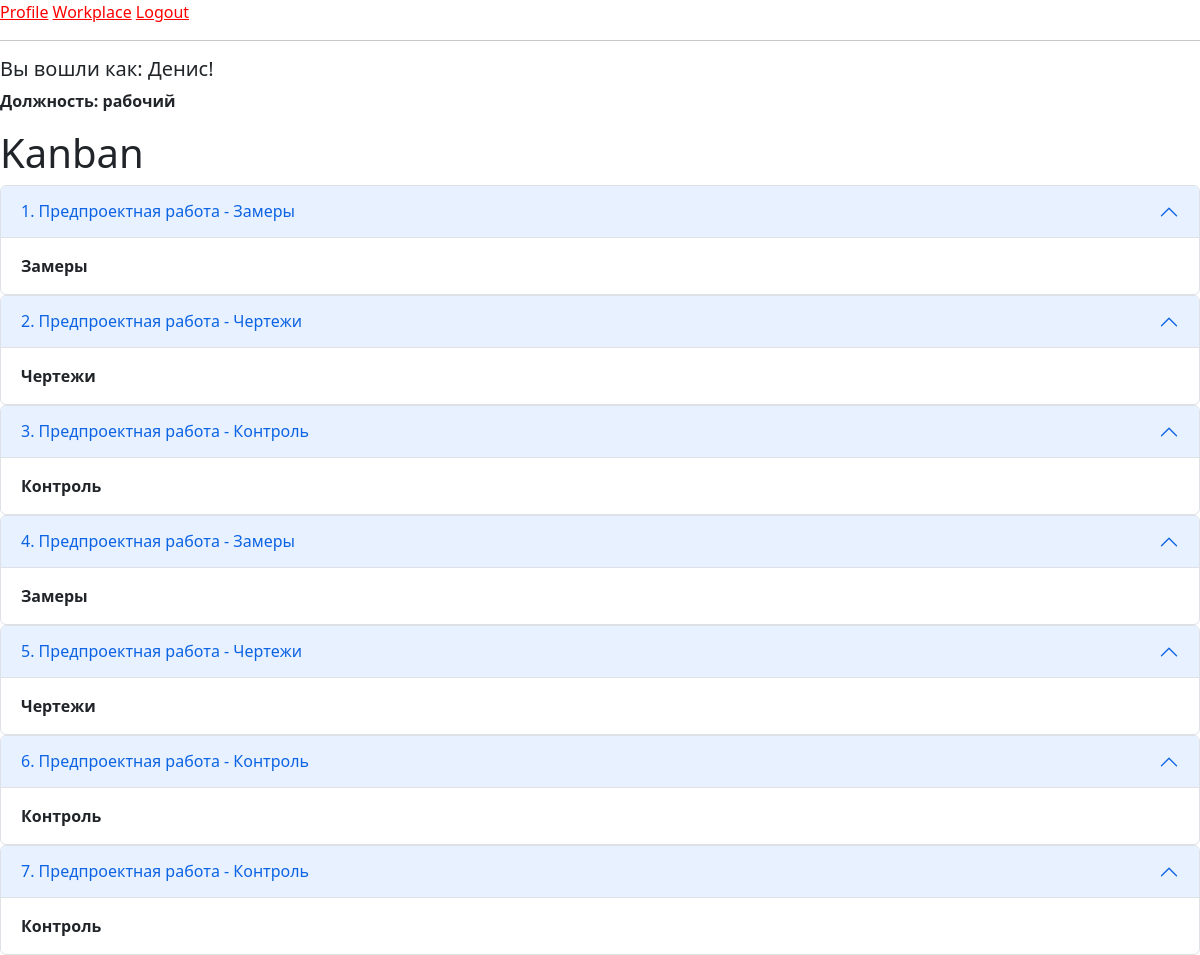
Before: /kanban (signed in) with the older database file.
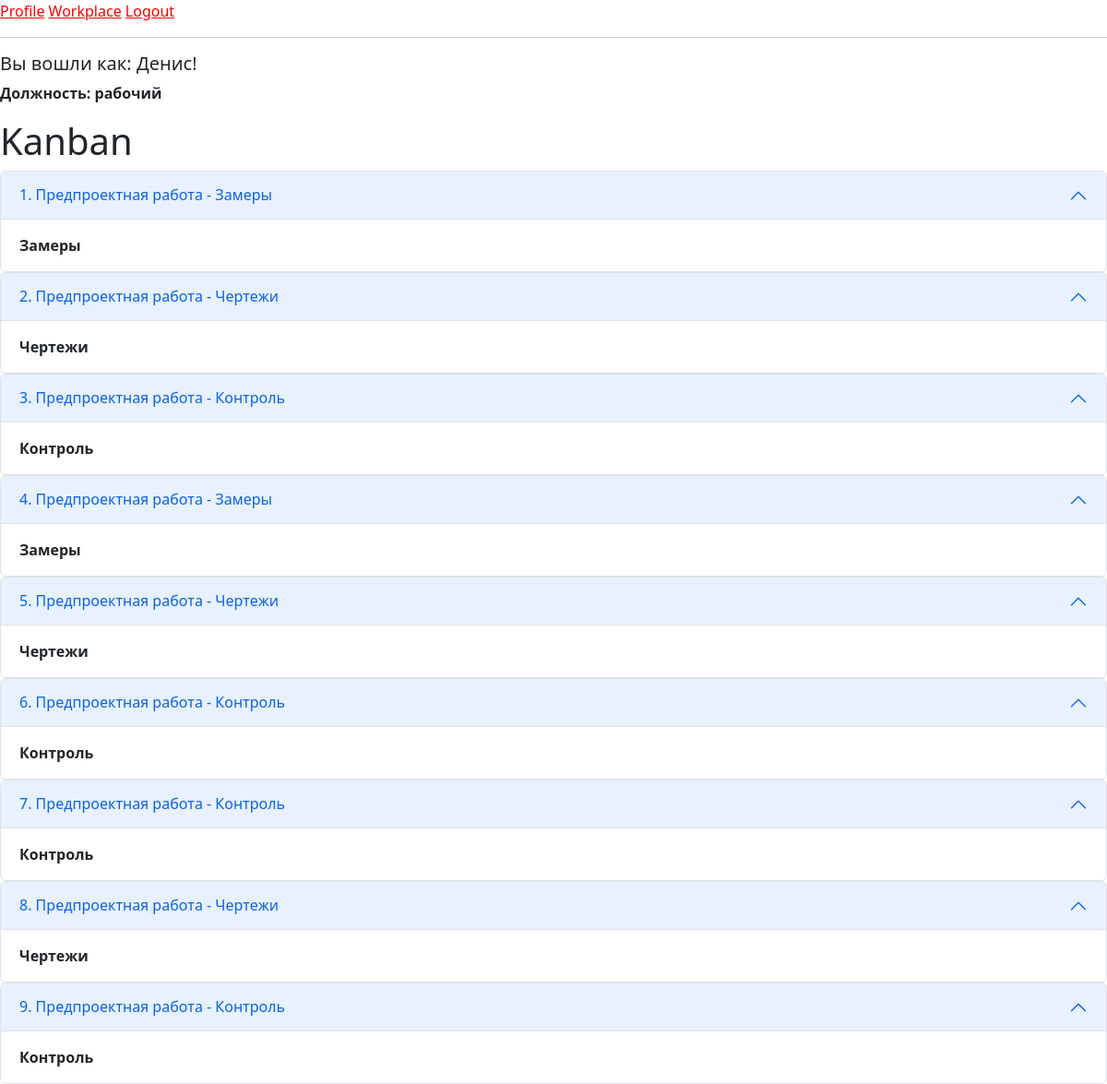
After: the same page with the newer database file.
### app/models.py (models this page shows, shortened)
class User(UserMixin, db.Model):
    id = db.Column(db.Integer, primary_key=True)
    first_name = db.Column(db.String(150), index=True)
    last_name = db.Column(db.String(150), index=True)
    phone = db.Column(db.String(120), index=True, unique=True)
    username = db.Column(db.String(64), index=True, unique=True)
    password_hash = db.Column(db.String(128))
    specialization_id = db.Column(db.Integer, db.ForeignKey('specialization.id'), nullable=False)
    posts = db.relationship('Post', backref='author', lazy='dynamic')
    followed = db.relationship(
        'User', secondary=followers,
        primaryjoin=(followers.c.follower_id == id),
        secondaryjoin=(followers.c.followed_id == id),
        backref=db.backref('followers', lazy='dynamic'), lazy='dynamic')

class Specialization(db.Model):
    id = db.Column(db.Integer, primary_key=True)
    job_departmet = db.Column(db.String(200), index=True)
    job_title = db.Column(db.String(150), index=True, unique=True)
    users = db.relationship('User', backref='employee',
                            lazy=True)  # this is not a table field, the code sets the relation of the specialization

class PreProduct(db.Model):
    id = db.Column(db.Integer, primary_key=True)
    number_order_client = db.Column(db.Integer, db.ForeignKey('order_client.id'), nullable=False)
    work_type = db.Column(db.Integer, db.ForeignKey('works.id'), nullable=False)
    set_worker = db.Column(db.Integer, db.ForeignKey('user.id'))
    work = db.relationship('Works', backref='work', lazy='subquery')
    worker = db.relationship('User', backref='worker', lazy='subquery')

class Works(db.Model):
    id = db.Column(db.Integer, primary_key=True)
    work_title = db.Column(db.String(150))
    work_type = db.Column(db.String(150))

### app/routes.py (the view)
@app.route('/kanban', methods=['GET', 'POST'])
@login_required
def kanban():
    order_manufacture = PreProduct.query.all()
    return render_template("kanban.html", title='Kanban', order_manufacture=order_manufacture)

### app/models.py (called while the page is built)
@login.user_loader
def load_user(id):
    return User.query.get(int(id))

### app/templates/kanban.html
{% if current_user.specialization_id is ne(2)%}
{% extends "base_bootstrap.html" %}
{% else %}
{% extends "base.html" %}
{% endif %}
{% block content %}
<h1>Kanban</h1>
{% for order in order_manufacture %}
<div class="accordion" id="accordionPanelsStayOpenExample">
  <div class="accordion-item">
    <h2 class="accordion-header" id="panelsStayOpen-headingOne">
      <button class="accordion-button" type="button" data-bs-toggle="collapse" data-bs-target="#panelsStayOpen-collapseOne" aria-expanded="true" aria-controls="panelsStayOpen-collapseOne">
        {{order.id}}. {{order.work.work_title}} - {{order.work.work_type}}
      </button>
    </h2>
    <div id="panelsStayOpen-collapseOne" class="accordion-collapse collapse show" aria-labelledby="panelsStayOpen-headingOne">
      <div class="accordion-body">
        <strong>{{order.work.work_type}}</strong>
      </div>
    </div>
  </div>
</div>
{% endfor%}
{% endblock %}

### app/templates/base.html (shortened to what this page needs)
<!doctype html>
<html>
<link href="https://cdn.jsdelivr.net/npm/bootstrap@5.2.3/dist/css/bootstrap.min.css" rel="stylesheet">
    <head>
    </head>
    <body>
        <div>
            {% if current_user.is_anonymous %}
            <a href="{{ url_for('login') }}">Login</a>
            {% else %}
            <a href="{{ url_for('user', username=current_user.username) }}" style="color: red">Profile</a>
            <a href="{{ url_for('workplace') }}" style="color: red">Workplace</a>
            <a href="{{ url_for('logout') }}" style="color: red">Logout</a>
            {% endif %}
        </div>
        <hr>
        <div>
            {% if current_user.is_authenticated %}
            <h5> Вы вошли как: {{ current_user.first_name }}!</h5>
            <p><strong>Должность: {{current_user.employee.job_title}}</strong></p>
            {% endif %}
        </div>
        {% block content %}{% endblock %}
    </body>
</html>

Changed rows visible on the page:
added PreProduct: id "8", work.work_title "Предпроектная работа", work.work_type "Чертежи"
added PreProduct: id "9", work.work_title "Предпроектная работа", work.work_type "Контроль"
